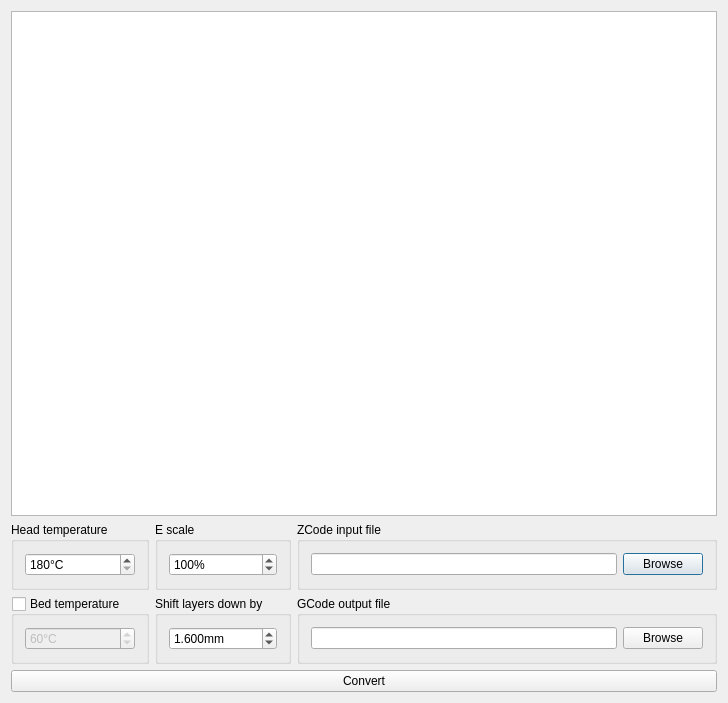
<?xml version="1.0" encoding="UTF-8"?>
<ui version="4.0">
 <class>ZCode2GCode</class>
 <widget class="QDialog" name="ZCode2GCode">
  <property name="geometry">
   <rect>
    <x>0</x>
    <y>0</y>
    <width>728</width>
    <height>703</height>
   </rect>
  </property>
  <property name="windowTitle">
   <string>ZCode2GCode</string>
  </property>
  <layout class="QVBoxLayout" name="verticalLayout_9">
   <item>
    <widget class="QPlainTextEdit" name="mPlainTextEdit">
     <property name="font">
      <font>
       <family>Fixedsys</family>
      </font>
     </property>
    </widget>
   </item>
   <item>
    <layout class="QHBoxLayout" name="horizontalLayout_4">
     <item>
      <layout class="QVBoxLayout" name="verticalLayout_8">
       <item>
        <widget class="QGroupBox" name="groupBox_5">
         <property name="title">
          <string>Head temperature</string>
         </property>
         <layout class="QVBoxLayout" name="verticalLayout_7">
          <item>
           <widget class="QSpinBox" name="mHeadTempSpinBox">
            <property name="suffix">
             <string>°C</string>
            </property>
            <property name="minimum">
             <number>180</number>
            </property>
            <property name="maximum">
             <number>300</number>
            </property>
            <property name="singleStep">
             <number>1</number>
            </property>
           </widget>
          </item>
         </layout>
        </widget>
       </item>
       <item>
        <widget class="QGroupBox" name="mBedTempGroupBox">
         <property name="title">
          <string>Bed temperature</string>
         </property>
         <property name="checkable">
          <bool>true</bool>
         </property>
         <property name="checked">
          <bool>false</bool>
         </property>
         <layout class="QVBoxLayout" name="verticalLayout_6">
          <item>
           <widget class="QSpinBox" name="mBedTempSpinBox">
            <property name="suffix">
             <string>°C</string>
            </property>
            <property name="minimum">
             <number>25</number>
            </property>
            <property name="maximum">
             <number>120</number>
            </property>
            <property name="value">
             <number>60</number>
            </property>
           </widget>
          </item>
         </layout>
        </widget>
       </item>
      </layout>
     </item>
     <item>
      <layout class="QVBoxLayout" name="verticalLayout_5">
       <item>
        <widget class="QGroupBox" name="groupBox">
         <property name="title">
          <string>E scale</string>
         </property>
         <layout class="QHBoxLayout" name="horizontalLayout_3">
          <item>
           <widget class="QSpinBox" name="mEScaleSpinBox">
            <property name="suffix">
             <string>%</string>
            </property>
            <property name="minimum">
             <number>10</number>
            </property>
            <property name="maximum">
             <number>1000</number>
            </property>
            <property name="value">
             <number>100</number>
            </property>
           </widget>
          </item>
         </layout>
        </widget>
       </item>
       <item>
        <widget class="QGroupBox" name="groupBox_4">
         <property name="title">
          <string>Shift layers down by</string>
         </property>
         <layout class="QVBoxLayout" name="verticalLayout">
          <item>
           <widget class="QDoubleSpinBox" name="mZOffsetDoubleSpinBox">
            <property name="suffix">
             <string>mm</string>
            </property>
            <property name="decimals">
             <number>3</number>
            </property>
            <property name="maximum">
             <double>200.000000000000000</double>
            </property>
            <property name="singleStep">
             <double>0.050000000000000</double>
            </property>
            <property name="value">
             <double>1.600000000000000</double>
            </property>
           </widget>
          </item>
         </layout>
        </widget>
       </item>
      </layout>
     </item>
     <item>
      <layout class="QVBoxLayout" name="verticalLayout_4">
       <item>
        <widget class="QGroupBox" name="groupBox_2">
         <property name="title">
          <string>ZCode input file</string>
         </property>
         <layout class="QVBoxLayout" name="verticalLayout_3">
          <item>
           <layout class="QHBoxLayout" name="horizontalLayout">
            <item>
             <widget class="QLineEdit" name="mZCodeFileLineEdit">
              <property name="text">
               <string/>
              </property>
             </widget>
            </item>
            <item>
             <widget class="QPushButton" name="mBrowseZCodePushButton">
              <property name="text">
               <string>Browse</string>
              </property>
             </widget>
            </item>
           </layout>
          </item>
         </layout>
        </widget>
       </item>
       <item>
        <widget class="QGroupBox" name="groupBox_3">
         <property name="title">
          <string>GCode output file</string>
         </property>
         <layout class="QVBoxLayout" name="verticalLayout_2">
          <item>
           <layout class="QHBoxLayout" name="horizontalLayout_2">
            <item>
             <widget class="QLineEdit" name="mGCodeFileLineEdit">
              <property name="text">
               <string/>
              </property>
             </widget>
            </item>
            <item>
             <widget class="QPushButton" name="mBrowseGCodePushButton">
              <property name="text">
               <string>Browse</string>
              </property>
             </widget>
            </item>
           </layout>
          </item>
         </layout>
        </widget>
       </item>
      </layout>
     </item>
    </layout>
   </item>
   <item>
    <widget class="QPushButton" name="mConvertPushButton">
     <property name="text">
      <string>Convert</string>
     </property>
    </widget>
   </item>
  </layout>
  <zorder>mPlainTextEdit</zorder>
  <zorder>mConvertPushButton</zorder>
  <zorder></zorder>
 </widget>
 <layoutdefault spacing="6" margin="11"/>
 <resources/>
 <connections/>
</ui>
